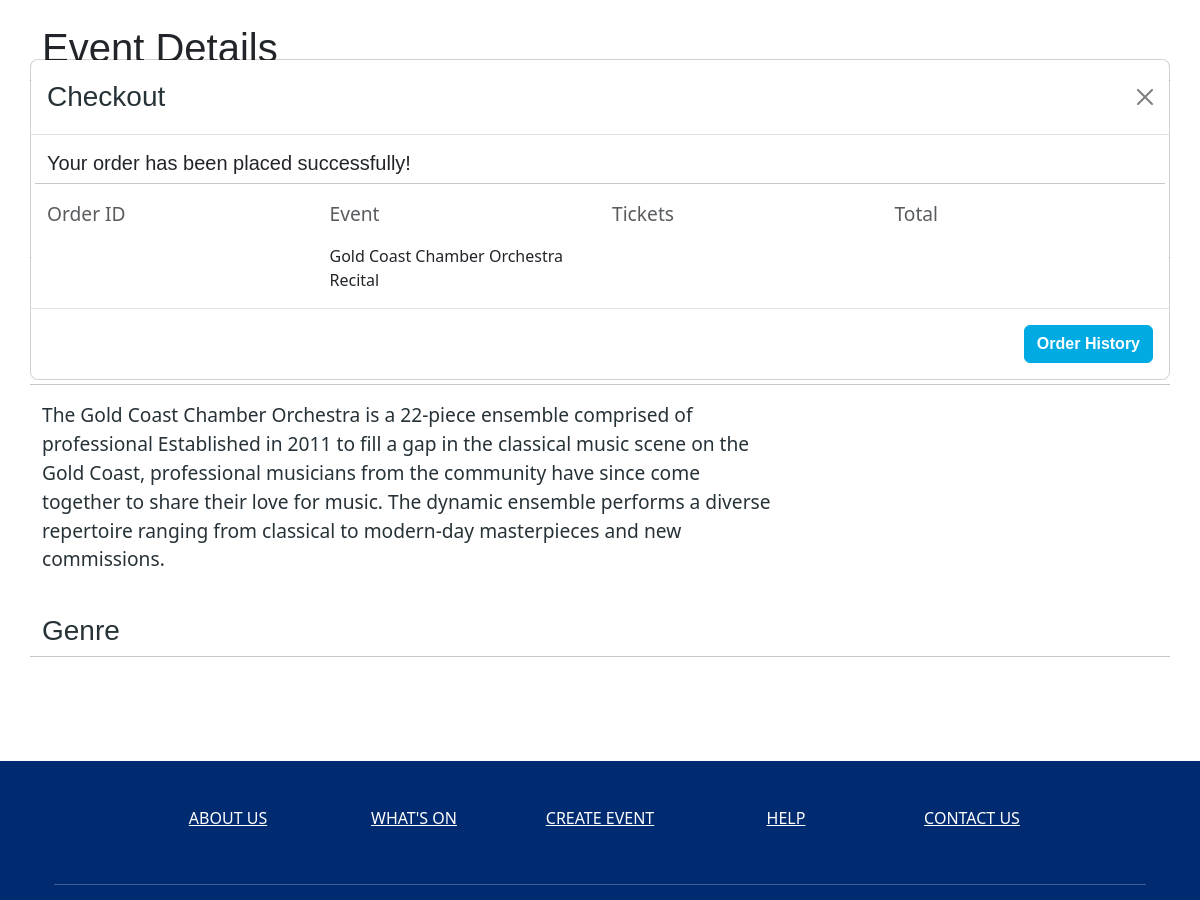
The app's page /event/4/4 (middle part), older data.
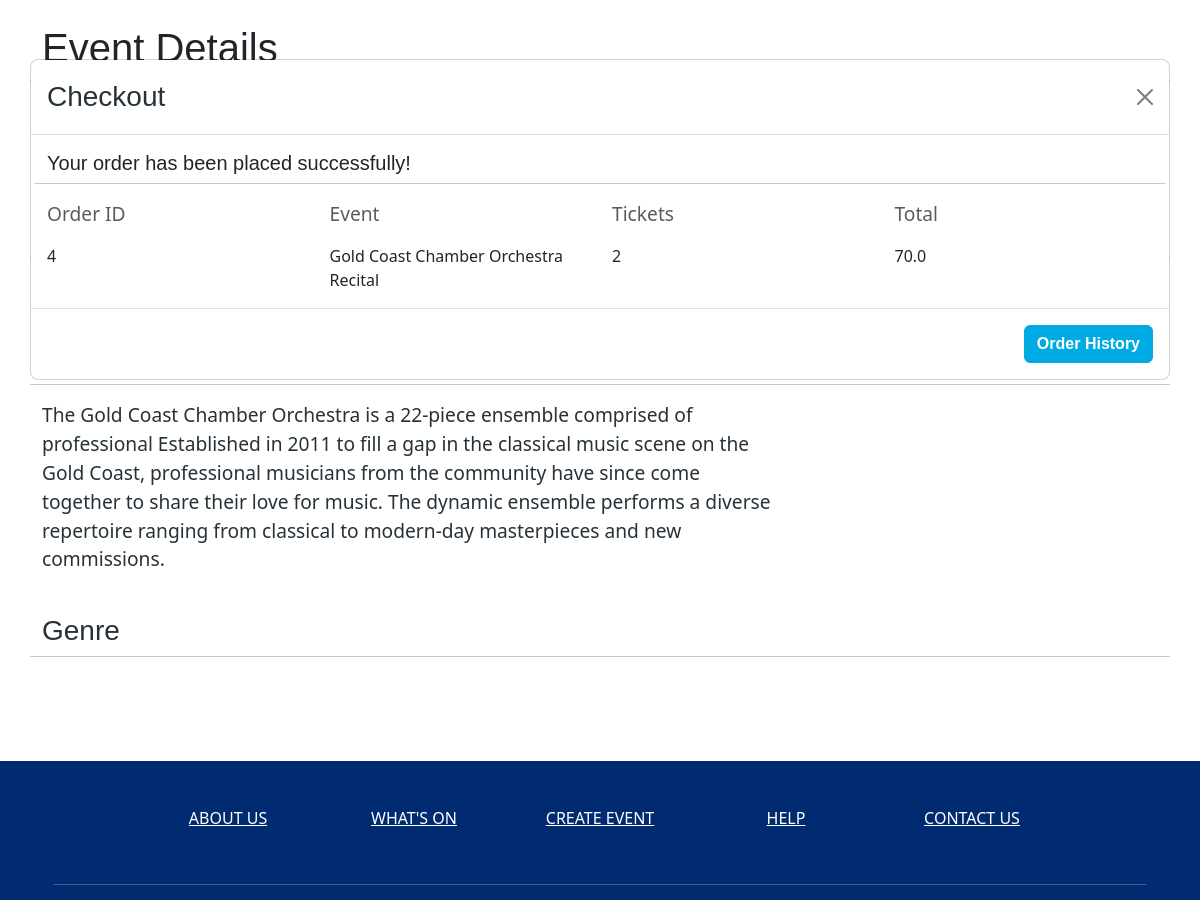
The same page, newer data.
### brisbane_live/models.py (models this page shows)
class Order(db.Model):
    __tablename__ = 'orders'
    order_id = db.Column(db.Integer, primary_key=True)
    event_id = db.Column(db.Integer)
    first_name = db.Column(db.String)
    last_name = db.Column(db.String)
    email = db.Column(db.String)
    pay_type = db.Column(db.String)
    card_number = db.Column(db.String)
    expiration = db.Column(db.String)
    cvv = db.Column(db.String)
    num_tickets = db.Column(db.Integer)
    booked_by = db.Column(db.String)
    total_cost  = db.Column(db.Float(2))
    ordered_at = db.Column(db.DateTime, default=datetime.now() ,nullable=False)

### brisbane_live/createEvent.py (the view)
@bp.route('/event/<int:id>/<int:order>', methods=['GET', 'POST'])
def summary(id, order):
    event = db.session.scalar(db.select(Event).where(Event.id==id))
    order = db.session.scalar(db.select(Order).where(Order.order_id==order))
    open_modal = True
    return render_template('summary.html', event=event, open_modal=open_modal, order=order)

### brisbane_live/templates/summary.html (shortened to what the changed rows need)
{% extends 'base.html' %}
{% import "bootstrap5/form.html" as wtf %}
{% block header %}
<head>
</head>
{% endblock %}
{% block content %}
<main>
    <div class="page-content">
        <div class="container no gutters-xs-only py-4 mb-4 bg-body-white">
            <div class="row">
                <div class="modal fade p-0" id="modal-toggle-checkout" aria-hidden="true"
                    aria-labelledby="modal-toggle-checkout-label" tabindex="-1">
                    <div class="modal-dialog modal-dialog-centered modal-fullscreen-sm-down modal-xl">
                        <div class="modal-content">
                            <div class="modal-body">
                                <div class="row">
                                    <h5>Your order has been placed successfully!</h5>
                                    <hr>
                                    <div class="col-3">
                                        <p class="text-muted">Order ID</p>
                                        {{order.order_id}}
                                    </div>
                                    <div class="col-3">
                                        <p class="text-muted">Event</p>
                                        {{event.name}}
                                    </div>
                                    <div class="col-3">
                                        <p class="text-muted">Tickets</p>
                                        {{order.num_tickets}}
                                    </div>
                                    <div class="col-3">
                                        <p class="text-muted">Total</p>
                                        {{order.total_cost}}
                                    </div>
                                </div>
                            </div>
                        </div>
                    </div>
                </div>
                <div class="event-details order-lg-2 order-1">
                    <div class="row">
                        <h1 class="pt-4">Event Details</h1>
                    </div>
                </div>
            </div>
        </div>
    </div>
</main>
{% endblock %}

Row changes from the older to the newer data that the page shows:
added Order: order_id "4", num_tickets "2", total_cost "70.0"
